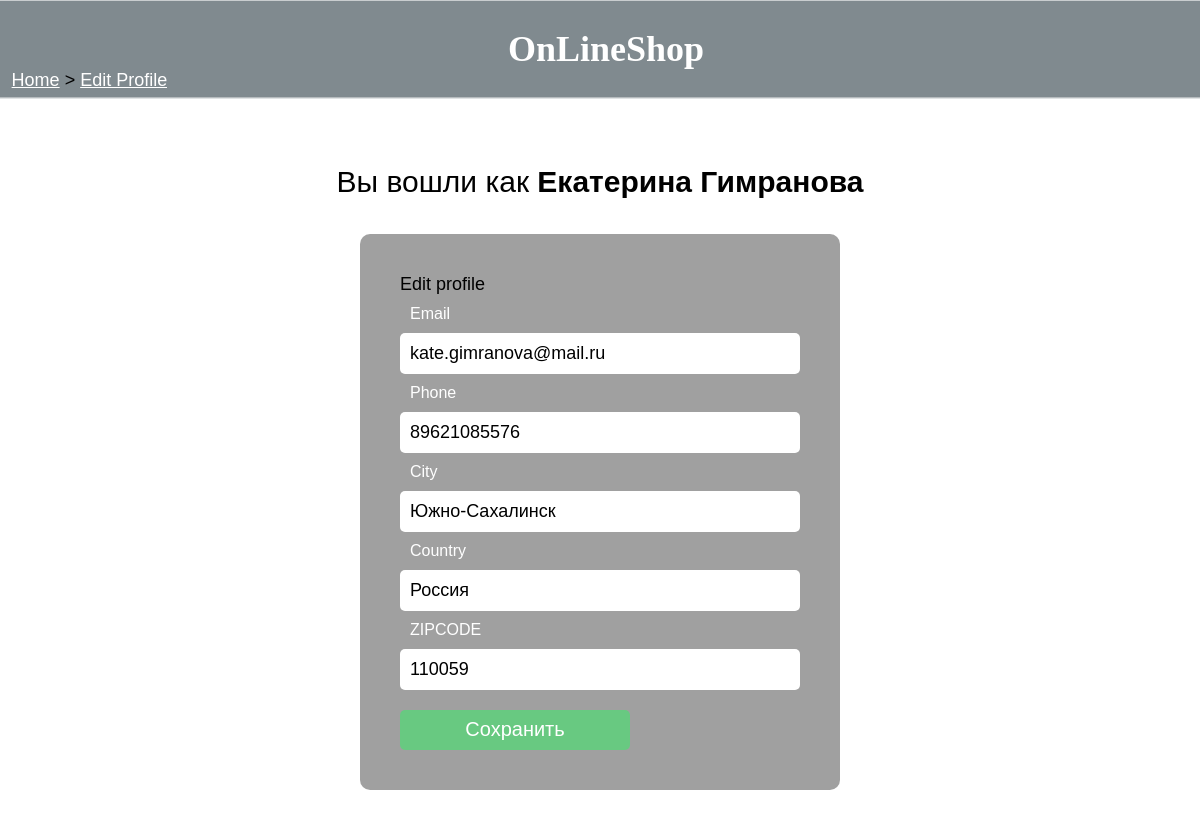
Page /editprofile/ (signed in) on the committed database.
### tables this page shows
CREATE TABLE "user_" (
	"userID"	INTEGER PRIMARY KEY AUTOINCREMENT,
	"name"	varchar(30) NOT NULL,
	"email"	varchar(30) UNIQUE,
	"phone"	varchar(13) NOT NULL,
	"city"	varchar(20) NOT NULL,
	"country"	varchar(20) NOT NULL,
	"zipcode"	varchar(6) NOT NULL,
	"password"	varchar(20) NOT NULL,
	"public_access"	TEXT
);

### app.py (the view)
@app.route("/editprofile/", methods=["POST", "GET"])
def edit():
    if "userid" not in session:
        return redirect(url_for('home'))
    if request.method=="POST":
        print("post")
        data = request.form
        update_user(data, session['userid'])
        return redirect(url_for('view_profile', id=session['userid']))
    if request.method=="GET":
        print("get")
        userid = session["userid"]
        userinfo = profile(userid)
        return render_template("edit_profile.html",
                                name=userinfo[1],
                                email=userinfo[2],
                                phone=userinfo[3],
                                city=userinfo[4],
                                country=userinfo[5],
                                zip=userinfo[6],
                                check = userinfo[8])

### database.py (called while the page is built)
def profile(id):
    conn = sqlite3.connect("shop.db")
    cur = conn.cursor()
    a = cur.execute("SELECT * FROM user_ WHERE userID=?", (id,))
    rows = a.fetchall()
    for row in rows:
        print(row)
    if len(rows)==0:
        return False
    print(rows[0])
    return rows[0]

### templates/edit_profile.html (shortened to what this page needs)
<html>
<head>
  <link rel="stylesheet" href="{{url_for('static', filename='styles.css')}}">
</head>
<body>
  <div class="sticky">
    <h1>OnLineShop</h1>
  </div>
  <div class="nav">
    <p><a href="/">Home</a> > <a href="">Edit Profile</a></p>
  </div>
  <div class="center_wrapper">
        <div class="home-admin">
            Вы вошли как <b>{{name}}</b>
        </div>
  </div>
  <div class="center_wrapper">
      <form class="login" action="" method="POST" onsubmit="return validateForm()">
          <div class="header">Edit profile</div>
          <label class="login__label">Email</label>
          <input value="{{ email }}" readonly class="login__input">
          <label for="phone" class="login__label">Phone</label>
          <input name="phone" value="{{ phone }}" class="login__input" required>
          <label for="city" class="login__label">City</label>
          <input name="city" value="{{ city }}" class="login__input" required>
          <label for="country" class="login__label">Country</label>
          <input name="country" value="{{ country }}" class="login__input" required>
          <label for="zip" class="login__label">ZIPCODE</label>
          <input name="zip" value="{{ zip }}" class="login__input" required>
          <button type="submit" value="Save Changes" class="login__button">Сохранить</button>
      </form>
  </div>
</body>
</html>

### static/styles.css (style rules this page uses)
html, body { font-family: 'Source Sans Pro', sans-serif !important; }
div.sticky { position: -webkit-sticky; position: sticky; top: 0.2px; margin: -0.7vw; background-color: rgba(3, 22, 32, 0.5); color: white; padding: 0.3vw; font-size: 1.5vw; border-bottom: 1px solid white; font-family: fantasy; }
div.sticky h1 { padding-left:1vw; text-align: center; }
body { font-family: monospace; font-size: 1.5vw; background-image: url('1.jpg'); background-size: cover; background-repeat: no-repeat; background-attachment: fixed; color: black; max-width: 100%; overflow-x: hidden; }
.center_wrapper { display: flex; justify-content: center; padding: 10px; }
div.nav { position: fixed; display: block; top: 5vw; margin:-0.7vw; padding-left:1vw; border:none; overflow: hidden; text-align: center; }
div.nav a { text-decoration: underline; color: white; }
a { text-decoration: underline; color: white; }
.login { width: 400px; padding: 40px; background-color: #808080bf; border-radius: 10px; }
.login__label { font-size: 16px; color: white; display: block; margin-bottom: 10px; margin-top: 10px; margin-left: 10px; }
.login__input { width: 100%; border-radius: 5px; border: none; padding: 10px; font-size: 18px; color: black; outline: none; }
.login__button { font-size: 20px; margin-top: 20px; width: 230px; height: 40px; border-radius: 5px; background-color: #68c981; color: white; cursor: pointer; border: none; }
.home-admin { margin-top: 50px; padding: 15px; color: black; font-size: 30px; text-decoration: none; }

### rows in the picture
user_: name "Екатерина Гимранова", email "kate.gimranova@mail.ru", phone "89621085576", city "Южно-Сахалинск", country "Россия", zip "110059"
